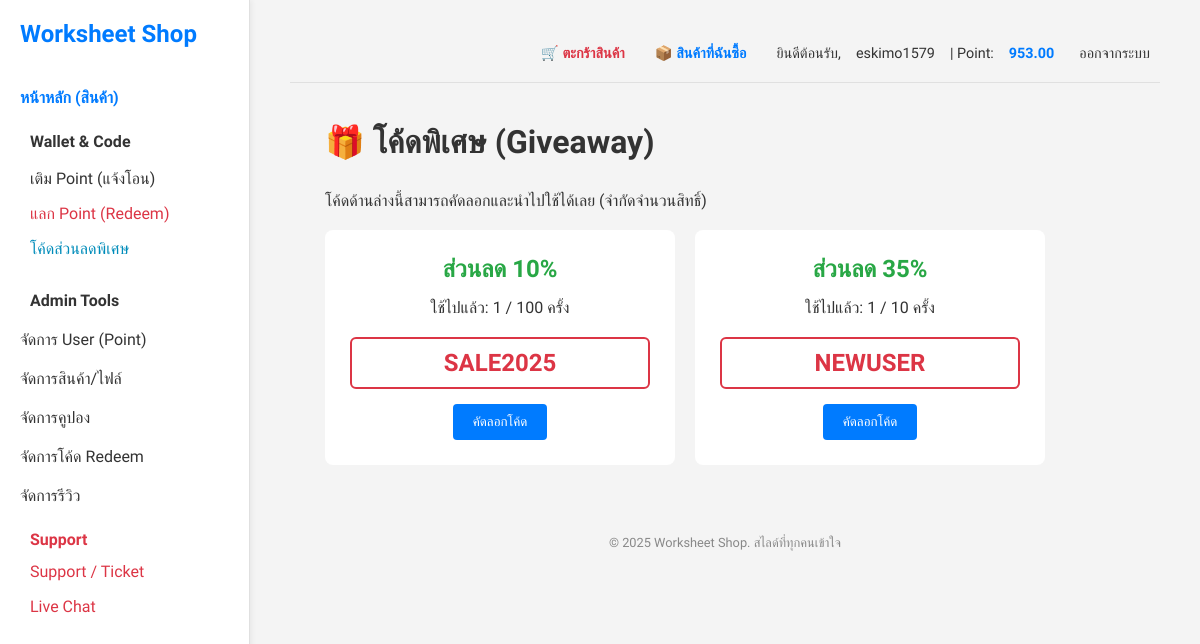
/?page=giveaway (signed in), run on the app's committed database.
### tables this page shows
CREATE TABLE IF NOT EXISTS `coupons` (
  `coupon_id` int(11) unsigned NOT NULL AUTO_INCREMENT,
  `coupon_code` varchar(20) NOT NULL,
  `discount_percent` decimal(5,2) NOT NULL COMMENT 'เปอร์เซ็นต์ส่วนลด 0.00 - 100.00',
  `is_active` tinyint(1) NOT NULL DEFAULT 1,
  `created_by` int(11) NOT NULL,
  `created_at` timestamp NOT NULL DEFAULT current_timestamp(),
  `usage_limit` int(11) NOT NULL DEFAULT 100,
  `used_count` int(11) NOT NULL DEFAULT 0,
  `is_giveaway` tinyint(1) NOT NULL DEFAULT 0,
  PRIMARY KEY (`coupon_id`),
  UNIQUE KEY `coupon_code` (`coupon_code`)
);

### code_giveaway.php (the view, shortened to what this page needs)
<?php
require_once 'config.php';
$coupon_sql = "SELECT coupon_id AS id, coupon_code AS code, discount_percent AS value, usage_limit, used_count, 'COUPON' AS type
                 FROM coupons
                 WHERE is_active = TRUE
                 AND is_giveaway = 1
                 AND used_count < usage_limit";
$all_giveaways = [];
$coupon_result = $conn->query($coupon_sql);
if ($coupon_result) {
    while($row = $coupon_result->fetch_assoc()) {
        $all_giveaways[] = $row;
    }
}
?>
<div style="max-width: 800px; margin: 0 auto; padding-top: 20px;">
    <h1>🎁 โค้ดพิเศษ (Giveaway)</h1>
    <p style="margin-bottom: 20px;">โค้ดด้านล่างนี้สามารถคัดลอกและนำไปใช้ได้เลย (จำกัดจำนวนสิทธิ์)</p>
    <?php if (!empty($all_giveaways)): ?>
        <div class="product-grid" style="justify-content: flex-start; gap: 20px;">
            <?php foreach ($all_giveaways as $row): ?>
            <?php
                $unique_id = htmlspecialchars($row['code']);
                $used = (int)$row['used_count'];
                $max = (int)$row['usage_limit'];
                $is_redeem = $row['type'] === 'REDEEM';
                if ($is_redeem) {
                    $header_text = number_format($row['value'], 2) . ' Point ฟรี!';
                    $header_color = '#007bff';
                    $redirect_url = '?page=redeem';
                } else {
                    $header_text = 'ส่วนลด ' . number_format($row['value'], 0) . '%';
                    $header_color = '#28a745';
                    $redirect_url = '?page=checkout';
                }
            ?>
            <div style="background-color: var(--bg-content); padding: 25px; border-radius: 8px; box-shadow: var(--card-shadow); width: 350px; text-align: center;">
                <h3 style="color: <?php echo $header_color; ?>; margin-bottom: 15px; font-size: 1.5em; font-weight: bold;"><?php echo $header_text; ?></h3>
                <p style="margin-bottom: 20px;">
                    ใช้ไปแล้ว: <?php echo $used; ?> / <?php echo $max; ?> ครั้ง
                </p>
                <div id="code-revealed-<?php echo $unique_id; ?>"
                     style="font-size: 1.5em; color: #dc3545; font-weight: bold; padding: 10px; border: 2px solid #dc3545; border-radius: 6px; margin-bottom: 15px;">
                    <?php echo $unique_id; ?>
                </div>
                <div style="margin-top: 15px;">
                    <button type="button"
                            id="copy-btn-<?php echo $unique_id; ?>"
                            onclick="copyCodeAndRedirect('<?php echo $unique_id; ?>', '<?php echo $redirect_url; ?>')"
                            style="background-color: var(--accent-color);">
                        คัดลอกโค้ด
                    </button>
                </div>
            </div>
            <?php endforeach; ?>
        </div>
    <?php else: ?>
        <p style="color: #dc3545; font-weight: bold;">❌ ขณะนี้ยังไม่มีโค้ดแจกพิเศษที่ใช้งานได้</p>
    <?php endif; ?>
</div>

### styles.css (style rules this page uses)
:root { --bg-light: #f4f4f4; --bg-content: #ffffff; --text-dark: #333333; --accent-color: #007bff; --accent-hover: #0056b3; --border-color: #e0e0e0; --font-stack: 'Mitr', sans-serif; }
* { box-sizing: border-box; margin: 0; padding: 0; }
body { font-family: var(--font-stack); background-color: var(--bg-light); color: var(--text-dark); display: flex; min-height: 100vh; }
h1 { margin-bottom: 30px; font-size: 2em; color: var(--text-dark); }
.product-grid { display: flex; gap: 20px; flex-wrap: wrap; justify-content: flex-start; }
button { background-color: var(--accent-color); color: white; padding: 10px 20px; border: none; border-radius: 4px; cursor: pointer; transition: background-color 0.3s; }

### data on the page
coupons: discount_percent "ส่วนลด 10%", used_count "1", usage_limit "100", coupon_code "SALE2025"
coupons: discount_percent "ส่วนลด 35%", used_count "1", usage_limit "10", coupon_code "NEWUSER"

### other printed values
$_SESSION['username'] "eskimo1579"
$_SESSION['wallet_point'] "953.00"
